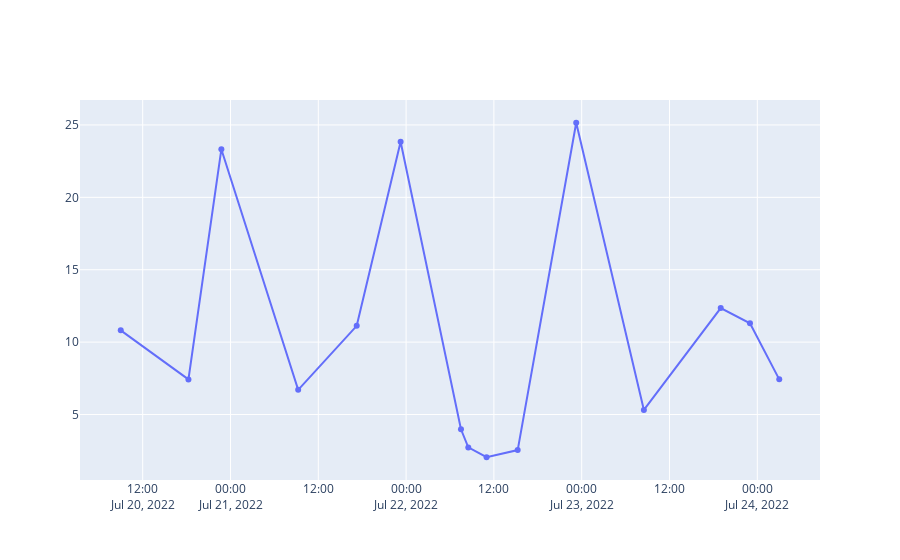

The notebook cell this image was saved under:
### Code cell
fig = go.Figure()

fig.add_trace(go.Scatter(
    x=time[peaks],  y=peak_widths[0], name="Peak widths", mode='lines+markers',
))

# fig.add_trace(go.Scatter(x=time, y=norm_temp, name="norm_temp", mode='lines',))

### Figure 1 — Plotly figure (JSON) as saved in the notebook; plotly's stock layout.template omitted (floating-point values rounded to 4 significant figures)
{"data": [{"mode": "lines+markers", "name": "Peak widths", "type": "scatter", "x": ["2022-07-20T09:00:00", "2022-07-20T18:15:00", "2022-07-20T22:45:00", "2022-07-21T09:15:00", "2022-07-21T17:15:00", "2022-07-21T23:15:00", "2022-07-22T07:30:00", "2022-07-22T08:30:00", "2022-07-22T11:00:00", "2022-07-22T15:15:00", "2022-07-22T23:15:00", "2022-07-23T08:30:00", "2022-07-23T19:00:00", "2022-07-23T23:00:00", "2022-07-24T03:00:00"], "y": [10.81, 7.425, 23.32, 6.702, 11.12, 23.85, 3.98, 2.726, 2.046, 2.542, 25.15, 5.315, 12.35, 11.3, 7.427]}], "layout": {}}
